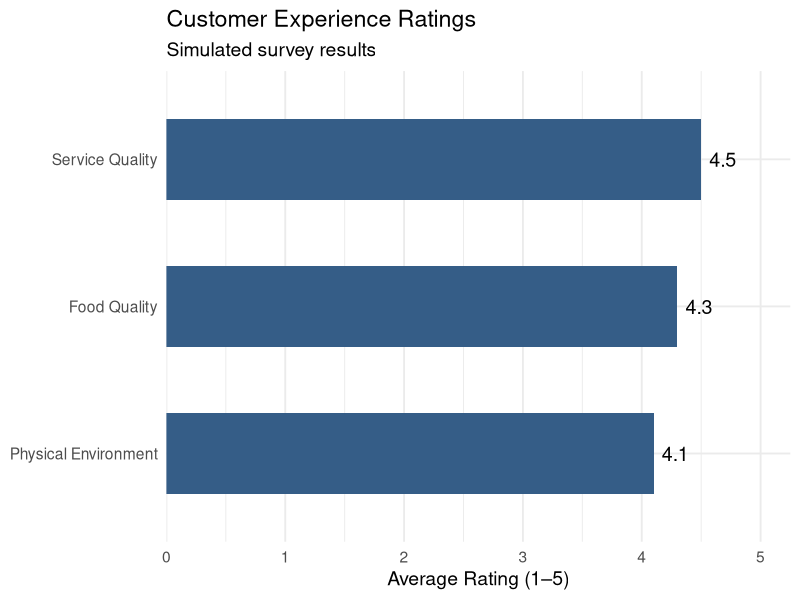

R code for this plot:
## ---- chunk 1
#| include: false

library(ggplot2)

# Simulated data for educational purposes
ratings <- data.frame(
  Category = c(
    "Food Quality",
    "Service Quality",
    "Physical Environment"
  ),
  Average = c(4.3, 4.5, 4.1)
)
## ---- chunk 2

#| echo: false
#| warning: false
#| fig-width: 10
#| fig-height: 5
#| out-width: "100%"

ggplot(ratings,
       aes(x = reorder(Category, Average),
           y = Average)) +
  geom_col(fill = "#355D87", width = 0.55) +
  geom_text(
    aes(label = Average),
    hjust = -0.3,
    size = 5
  ) +
  coord_flip() +
  scale_y_continuous(
    limits = c(0, 5),
    expand = expansion(mult = c(0, 0.05))
  ) +
  labs(
    title = "Customer Experience Ratings",
    subtitle = "Simulated survey results",
    x = NULL,
    y = "Average Rating (1–5)"
  ) +
  theme_minimal(base_size = 14)
